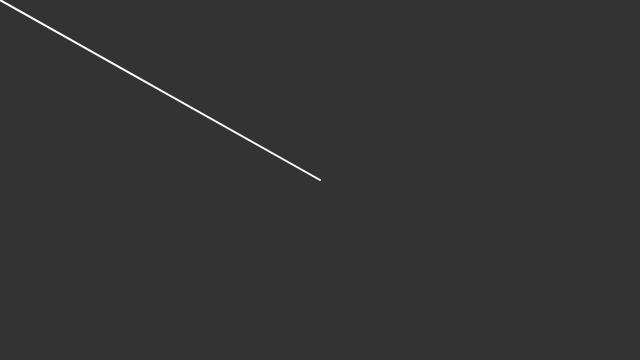
Frame 1 (no input)
Frame 60 (no input): identical to frame 1, image omitted
Frame 120 (the mouse pressed at the canvas centre since frame 60): blank canvas, image omitted

The p5.js sketch that drew this single still picture (run headless with seeded random() and noise() and a simulated clock; from frame 60 on, the mouse is pressed at the canvas centre):

// p5.js sketch
// ── sketch.js
// The Nature of Code
// Daniel Shiffman
// http://natureofcode.com

// Example 1-3: Vector subtraction

function setup() {
  createCanvas(640, 360);
}

function draw() {
  background(51);

  let mouse = createVector(mouseX, mouseY);
  let center = createVector(width / 2, height / 2);
  // strokeWeight(2);
  // stroke(255, 0, 0);
  // line(0, 0, mouse.x, mouse.y);
  // stroke(0, 0, 255);
  // line(0, 0, center.x, center.y);
  mouse.sub(center);
  // stroke(0, 255, 0);
  // line(0, 0, mouse.x, mouse.y);
  // stroke(0, 255, 255);
  // line(center.x, center.y,
  //   center.x + mouse.x, center.y + mouse.y);

  translate(width / 2, height / 2);
  strokeWeight(2);
  stroke(255);
  line(0, 0, mouse.x, mouse.y);
}
